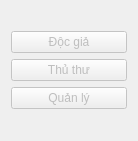
<?xml version="1.0" encoding="UTF-8"?>
<ui version="4.0">
 <class>AccountChooser</class>
 <widget class="QDialog" name="AccountChooser">
  <property name="geometry">
   <rect>
    <x>0</x>
    <y>0</y>
    <width>138</width>
    <height>141</height>
   </rect>
  </property>
  <property name="windowTitle">
   <string>Dialog</string>
  </property>
  <layout class="QVBoxLayout" name="verticalLayout_2">
   <item>
    <layout class="QVBoxLayout" name="verticalLayout">
     <item>
      <widget class="QPushButton" name="docGiaButton">
       <property name="enabled">
        <bool>false</bool>
       </property>
       <property name="text">
        <string>Độc giả</string>
       </property>
      </widget>
     </item>
     <item>
      <widget class="QPushButton" name="thuThuButton">
       <property name="enabled">
        <bool>false</bool>
       </property>
       <property name="text">
        <string>Thủ thư</string>
       </property>
      </widget>
     </item>
     <item>
      <widget class="QPushButton" name="quanLyButton">
       <property name="enabled">
        <bool>false</bool>
       </property>
       <property name="text">
        <string>Quản lý</string>
       </property>
      </widget>
     </item>
    </layout>
   </item>
  </layout>
 </widget>
 <resources/>
 <connections/>
</ui>
